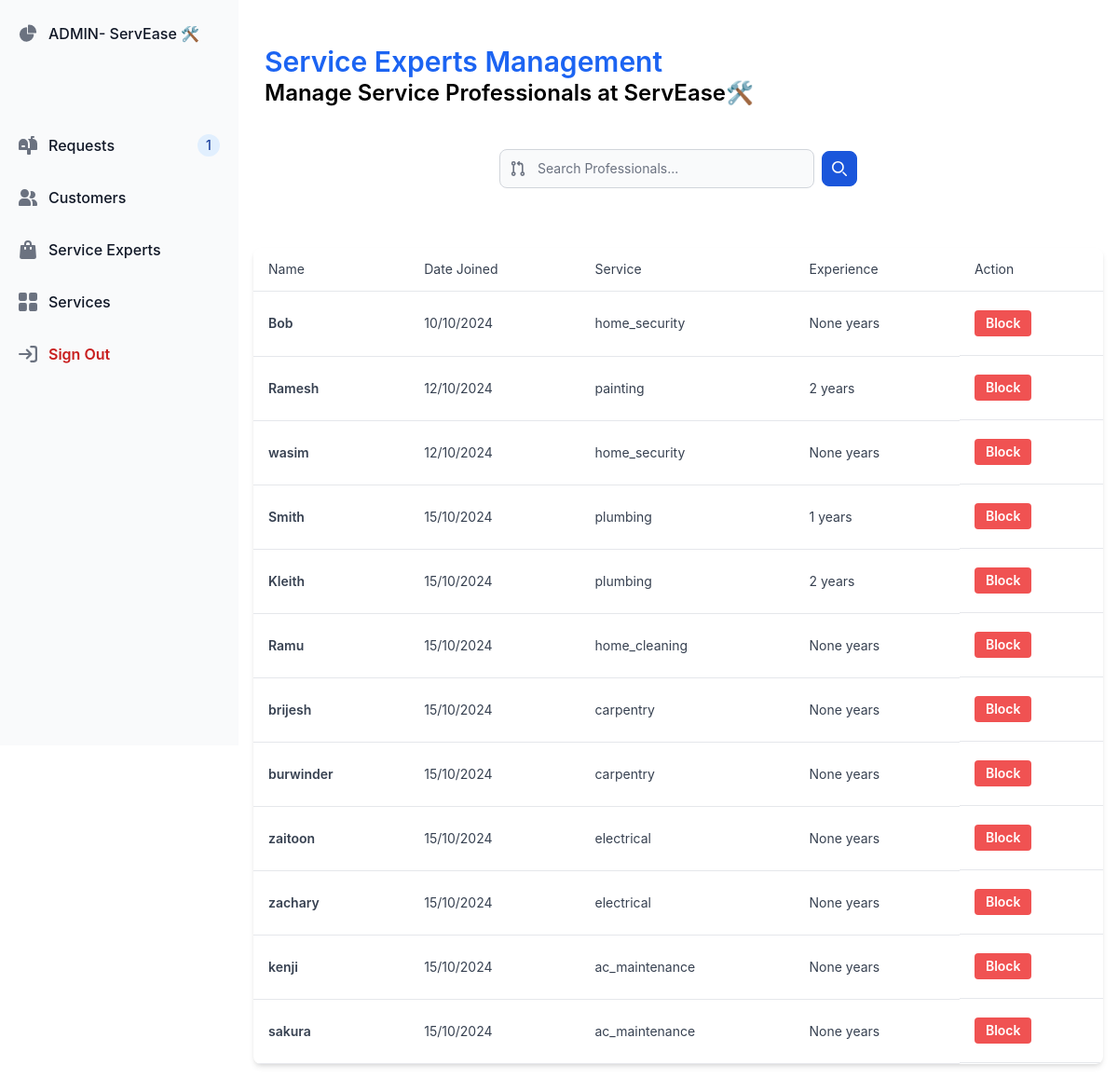
/admin/dashboard/serviceExpert (signed in), run on the app's committed database.
### app.py (models this page shows, shortened)
class ServiceProfessional(db.Model):
    __tablename__ = 'service_professionals'
    id = db.Column(db.Integer, primary_key=True)
    name = db.Column(db.String(100), nullable=False)
    date_created = db.Column(db.DateTime, default=db.func.current_timestamp())
    description = db.Column(db.String(255), nullable=True)
    service_type = db.Column(db.String(50), nullable=False)
    experience = db.Column(db.Integer, nullable=True)
    is_approved = db.Column(db.Boolean, default=False)
    user_id = db.Column(db.Integer, db.ForeignKey('users.id'), nullable=True)
    reviews = db.relationship('Review', backref='professional', lazy=True)
    service_requests = db.relationship('ServiceRequest', backref='professional', lazy=True)

### app.py (the view)
@app.route('/admin/dashboard/serviceExpert', methods=['GET'])
@admin_required
def manage_service():
    query = request.args.get('query', '').strip()
    if query:
        servicePro = ServiceProfessional.query.filter(
            (ServiceProfessional.name.ilike(f'%{query}%')) |
            (ServiceProfessional.service_type.ilike(f'%{query}%'))
        ).filter(ServiceProfessional.is_approved == True).all()
    else:
        servicePro = ServiceProfessional.query.filter_by(is_approved=True).all()
    reqCount = ServiceProfessional.query.filter_by(is_approved=False).count()
    return render_template('adminserv-dash.html', reqCount=reqCount, service_professionals=servicePro)

### app.py (called while the page is built)
def admin_required(f):
    @wraps(f)
    def decorated_function(*args, **kwargs):
        if 'admin' not in session or session['admin'] != True:
            return redirect(url_for('login', message='Must be logged in as an admin'))
        return f(*args, **kwargs)
    return decorated_function

### templates/adminserv-dash.html (shortened to what this page needs)
{% extends 'adminBase.html' %}
{% block content %}
<div class="w-full flex justify-between items-center mb-3 mt-8 pl-3 pb-8 self-center">
    <div class="self-center">
        <h3 class="text-3xl font-semibold text-blue-600">Service Experts Management</h3>
        <h3 class="text-2xl font-semibold text-slate-500">Manage Service Professionals at ServEase🛠️</h3>
    </div>
</div>
<form class="flex items-center max-w-sm mx-auto pb-16" action="{{ url_for('manage_service') }}" method="GET">
  <div class="relative w-full">
      <div class="absolute inset-y-0 start-0 flex items-center ps-3 pointer-events-none">
      </div>
      <input type="text" name="query" id="simple-search" class="bg-gray-50 border border-gray-300 text-gray-900 text-sm rounded-lg focus:ring-blue-500 focus:border-blue-500 block w-full ps-10 p-2.5 dark:bg-gray-700 dark:border-gray-600 dark:placeholder-gray-400 dark:text-white dark:focus:ring-blue-500 dark:focus:border-blue-500" placeholder="Search Professionals..." />
  </div>
  <button type="submit" class="p-2.5 ms-2 text-sm font-medium text-white bg-blue-700 rounded-lg border border-blue-700 hover:bg-blue-800 focus:ring-4 focus:outline-none focus:ring-blue-300 dark:bg-blue-600 dark:hover:bg-blue-700 dark:focus:ring-blue-800">
      <svg class="w-4 h-4" aria-hidden="true" xmlns="http://www.w3.org/2000/svg" fill="none" viewBox="0 0 20 20">
          <path stroke="currentColor" stroke-linecap="round" stroke-linejoin="round" stroke-width="2" d="m19 19-4-4m0-7A7 7 0 1 1 1 8a7 7 0 0 1 14 0Z"/>
      </svg>
  </button>
</form>
<div class="relative flex flex-col h-full overflow-scroll text-gray-700 bg-white shadow-md rounded-lg bg-clip-border">
    <table class="w-full sm:w-[25vw] text-left table-auto">
      <thead>
        <tr class="border-b border-slate-300 bg-slate-50">
          <th class="p-4 text-sm font-normal leading-none text-slate-500">Name</th>
          <th class="p-4 text-sm font-normal leading-none text-slate-500">Date Joined</th>
          <th class="p-4 text-sm font-normal leading-none text-slate-500">Service</th>
          <th class="p-4 text-sm font-normal leading-none text-slate-500">Experience</th>
          <th class="p-4 text-sm font-normal leading-none text-slate-500">Action</th>
        </tr>
      </thead>
      <tbody>
        {% for professional in service_professionals %}
        {% if professional.is_approved == True %}
    <tr class="hover:bg-slate-50">
      <td class="p-4 border-b border-slate-200 py-5">
        <p class="block font-semibold text-sm text-slate-800">{{ professional.name }}</p>
      </td>
      <td class="p-4 border-b border-slate-200 py-5">
        <p class="text-sm text-slate-500">{{ professional.date_created.strftime('%d/%m/%Y') }}</p>
      </td>
      <td class="p-4 border-b border-slate-200 py-5">
        <p class="text-sm text-slate-500">{{ professional.service_type }}</p>
      </td>
      <td class="p-4 border-b border-slate-200 py-5">
        <p class="text-sm text-slate-500">{{ professional.experience }} years</p>
      </td>
      <td class="p-4 border-b border-slate-200 py-5 flex space-x-2">
        <form action="{{ url_for('block_service_professional', professional_id=professional.id) }}" method="POST">
          <button type="submit" class="px-3 py-1 text-sm font-semibold text-white bg-red-500 rounded hover:bg-red-700">
            Block
          </button>
        </form>
      </td>
    </tr>
  {% endif %}
{% endfor %}
      </tbody>
    </table>
  </div>
{% endblock %}

### templates/adminBase.html (shortened to what this page needs)
<!DOCTYPE html>
<html lang="en">
  <head>
    <link
      href="https://cdn.jsdelivr.net/npm/flowbite@2.5.2/dist/flowbite.min.css"
      rel="stylesheet"
    />
  </head>
  <body>
    <aside
      id="default-sidebar"
      class="fixed top-0 left-0 z-40 w-64 h-screen transition-transform -translate-x-full sm:translate-x-0"
      aria-label="Sidebar"
    >
      <div class="h-full px-3 py-4 overflow-y-auto bg-gray-50 dark:bg-gray-800">
        <ul class="space-y-4 font-medium">
          <li class="pb-16">
            <a
              href="{{ url_for('admin_dashboard') }}"
              class="flex items-center p-2 text-gray-900 rounded-lg dark:text-white group"
            >
              <span class="ms-3">ADMIN- ServEase 🛠️ </span>
            </a>
          </li>
          <li>
            <a
              href="{{ url_for('manage_reviews') }}"
              class="flex items-center p-2 text-gray-900 rounded-lg dark:text-white hover:bg-gray-100 dark:hover:bg-gray-700 group"
            >
              <span class="flex-1 ms-3 whitespace-nowrap">Requests</span>
              <span
                class="inline-flex items-center justify-center w-3 h-3 p-3 ms-3 text-sm font-medium text-blue-800 bg-blue-100 rounded-full dark:bg-blue-900 dark:text-blue-300"
                > {{ reqCount }} </span
              >
            </a>
          </li>
          <li>
            <a
              href="{{ url_for('manage_customers') }}"
              class="flex items-center p-2 text-gray-900 rounded-lg dark:text-white hover:bg-gray-100 dark:hover:bg-gray-700 group"
            >
              <span class="flex-1 ms-3 whitespace-nowrap">Customers</span>
            </a>
          </li>
          <li>
            <a
              href="{{ url_for('manage_service') }}"
              class="flex items-center p-2 text-gray-900 rounded-lg dark:text-white hover:bg-gray-100 dark:hover:bg-gray-700 group"
            >
              <span class="flex-1 ms-3 whitespace-nowrap">Service Experts</span>
            </a>
          </li>
          <li>
            <a href="{{ url_for('manage_services') }}" class="flex items-center p-2 text-gray-900 rounded-lg dark:text-white hover:bg-gray-100 dark:hover:bg-gray-700 group">
               <span class="flex-1 ms-3 whitespace-nowrap">Services</span>
            </a>
         </li>
          <li>
            <form action="/admin_logout">
              <button
              type="submit"
                href="#"
                class="flex items-center p-2 text-gray-900 rounded-lg dark:text-white hover:bg-gray-100 dark:hover:bg-gray-700 group"
              >
                <span class="flex-1 ms-3 whitespace-nowrap text-red-700 font-semibold">Sign Out</span>
              </button>
            </form>
          </li>
        </ul>
      </div>
    </aside>
    <div class="p-4 sm:ml-64">
      {% block content %}
      {% endblock %}
    </div>
  </body>
</html>

### data on the page
ServiceProfessional: name "Bob", date_created "10/10/2024", service_type "home_security", experience "None"
ServiceProfessional: name "Ramesh", date_created "12/10/2024", service_type "painting", experience "2"
ServiceProfessional: name "wasim", date_created "12/10/2024", service_type "home_security", experience "None"
ServiceProfessional: name "Smith", date_created "15/10/2024", service_type "plumbing", experience "1"
ServiceProfessional: name "Kleith", date_created "15/10/2024", service_type "plumbing", experience "2"
ServiceProfessional: name "Ramu", date_created "15/10/2024", service_type "home_cleaning", experience "None"
ServiceProfessional: name "brijesh", date_created "15/10/2024", service_type "carpentry", experience "None"
ServiceProfessional: name "burwinder", date_created "15/10/2024", service_type "carpentry", experience "None"
ServiceProfessional: name "zaitoon", date_created "15/10/2024", service_type "electrical", experience "None"
ServiceProfessional: name "zachary", date_created "15/10/2024", service_type "electrical", experience "None"
ServiceProfessional: name "kenji", date_created "15/10/2024", service_type "ac_maintenance", experience "None"
ServiceProfessional: name "sakura", date_created "15/10/2024", service_type "ac_maintenance", experience "None"

### other printed values
{{ reqCount }} "1"
